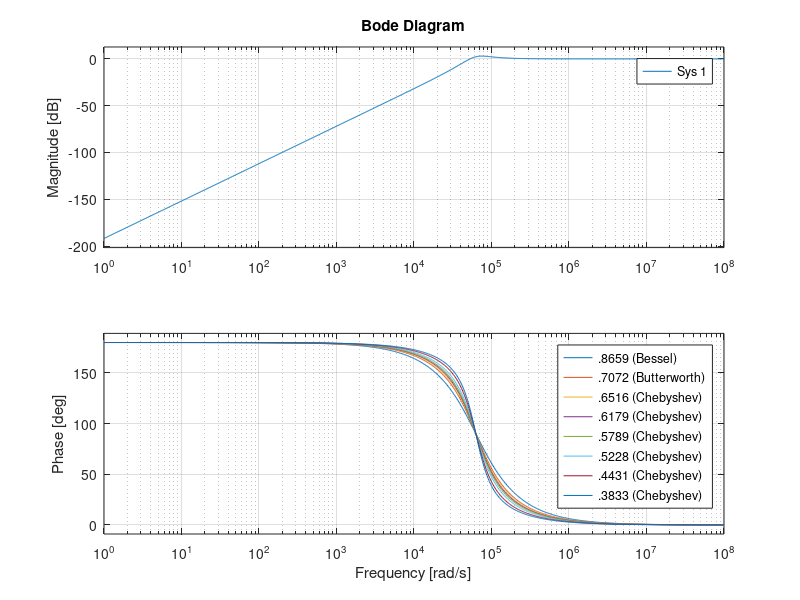

Write the MATLAB code that produced this figure.
clear all;
clc;
clf;
%pkg load control;

f_corte = 10e3;
Sigmas = [.8659, .7072, .6516, .6179, .5789, .5228, .4431, .3833];
C = 22e-9;

for n = 1:1:8
  Sigma = Sigmas(n);
  R_2 = 1/(C*Sigma*2*pi*f_corte);
  R_1 = 1/((C^2)*R_2*(4*pi^2)*(f_corte^2));
  W = 1/sqrt(R_1*R_2*(C^2)*4*(pi^2));

  A = 2/(C*R_2);
  B = 1/(R_1*R_2*C^2);
  num = [1 0 0];
  den = [1 A B];
  w = logspace(0, 8, 1000);
  
  hold on;
  bode(tf(num, den), w);
  legend('.8659 (Bessel)', '.7072 (Butterworth)', '.6516 (Chebyshev)', '.6179 (Chebyshev)', '.5789 (Chebyshev)', '.5228 (Chebyshev)', '.4431 (Chebyshev)', '.3833 (Chebyshev)');
  grid on;

end 
hold off;
%saveas(gcf, ['P_altas_splice.png'])